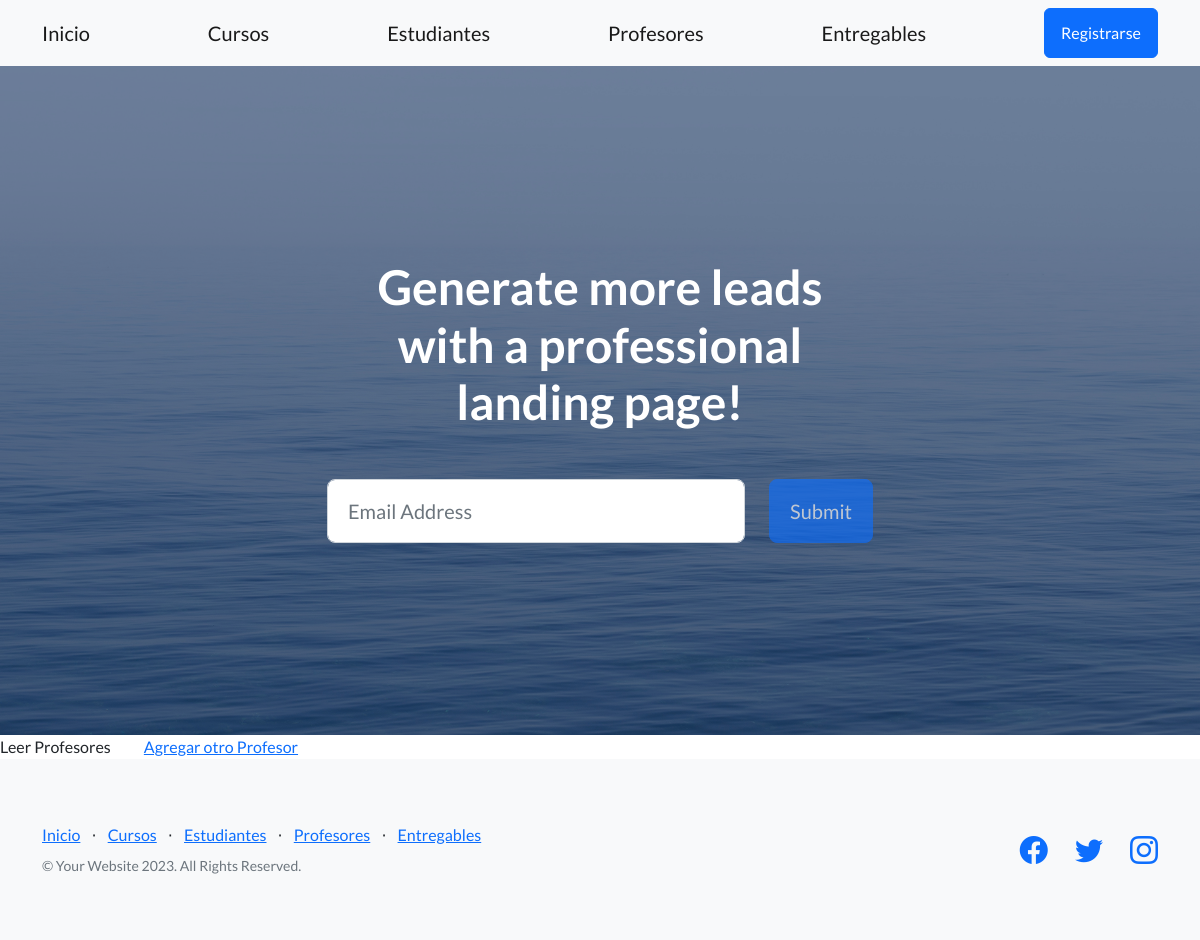
/appcoder/leerProfesores/, run on an earlier commit of the app's database.
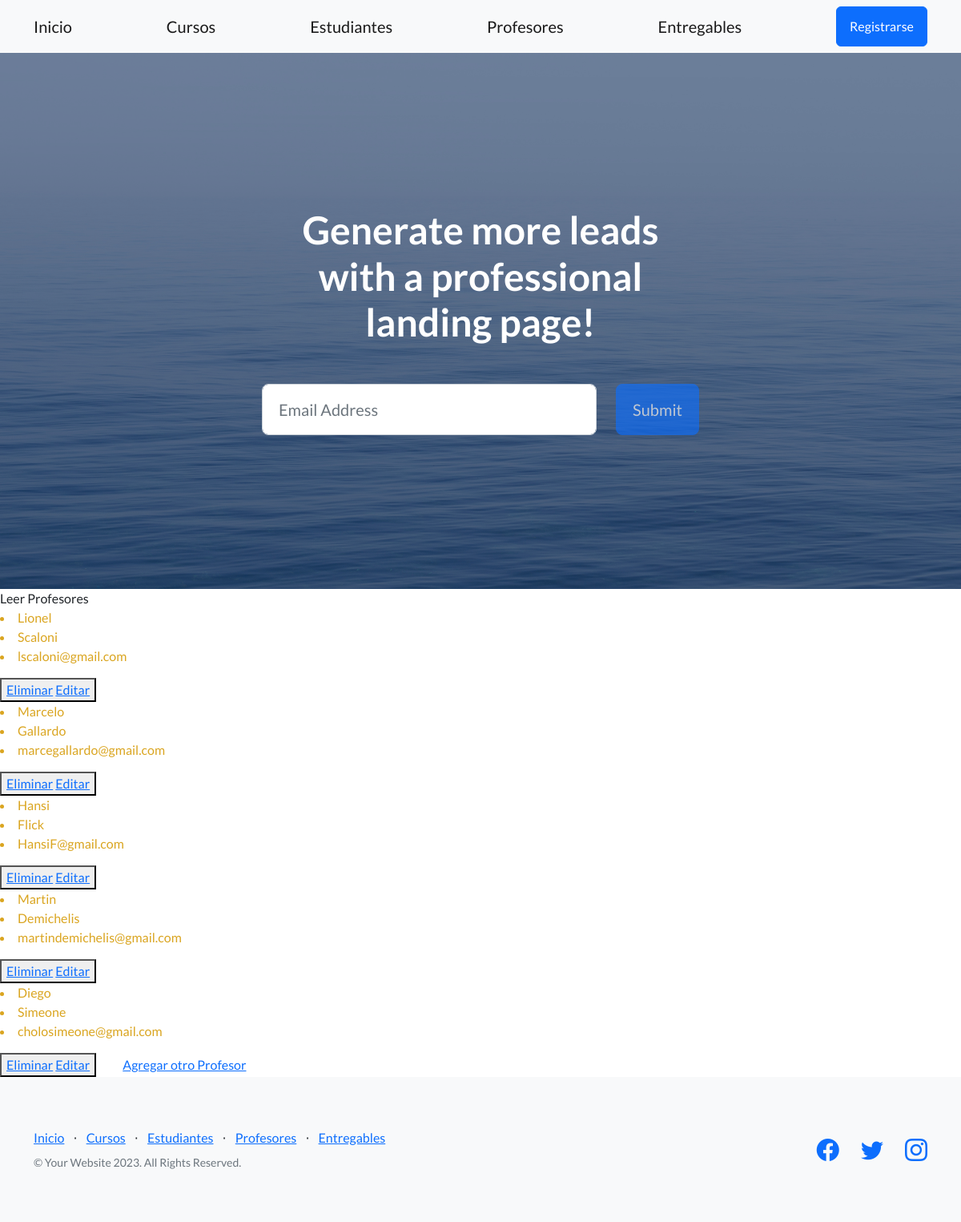
And on a later commit of the database.
### appcoder/models.py (models this page shows, shortened)
class Profesor(models.Model):
    nombre = models.CharField(max_length=30)
    apellido = models.CharField(max_length=30)
    email = models.EmailField()

### appcoder/views.py (the view)
# urls.py: path('leerProfesores/', leerProfesores , name="LeerProfesores"),
def leerProfesores(request):
    profesores = Profesor.objects.all() #Traemos todos los profesores
    contexto = {"profesores":profesores}
    return render(request,"appcoder/leerProfesores.html",contexto)

### appcoder/templates/appcoder/LeerProfesores.html
{% extends "appcoder/padre.html" %}
{% load static %}
{% block title %}Leer Profesores{% endblock title %}
{% block contenidoMain %}
    {% for p in profesores %}
            <li style="color: goldenrod;">{{p.nombre}}</li>
            <li style="color: goldenrod;">{{p.apellido}}</li>
            <li style="color: goldenrod;margin-bottom: 15px;">{{p.email}}</li>
            <button>
                <a href="{% url 'EliminarProfesor' p.nombre %}">Eliminar</a>
                <a href="{% url 'EditarProfesor' p.nombre %}">Editar</a>
            </button>
    {% endfor %}
    <a style="margin-top: 5px;margin-left: 30px;" href="{% url 'ProfesorFormulario' %}">Agregar otro Profesor</a>
{% endblock  %}

### appcoder/templates/appcoder/padre.html (shortened to what this page needs)
{% load static %}
<!DOCTYPE html>
<html lang="en">
    <head>
        <link href="https://cdn.jsdelivr.net/npm/bootstrap-icons@1.5.0/font/bootstrap-icons.css" rel="stylesheet" type="text/css" />
        <link href="{% static 'appcoder/css/styles.css' %}" rel="stylesheet" />
    </head>
    <body>
        <nav class="navbar navbar-light bg-light static-top">
            <div class="container">
                <a class="navbar-brand" href="{% url 'inicio' %}">Inicio</a>
                <a class="navbar-brand" href="{% url 'ListaCursos' %}">Cursos</a>
                <a class="navbar-brand" href="{% url 'estudiantes' %}">Estudiantes</a>
                <a class="navbar-brand" href="{% url 'profesores' %}">Profesores</a>
                <a class="navbar-brand" href="{% url 'entregables' %}">Entregables</a>
                <a class="btn btn-primary" href="#signup">Registrarse</a>
            </div>
        </nav>
        <header class="masthead">
            <div class="container position-relative">
                <div class="row justify-content-center">
                    <div class="col-xl-6">
                        <div class="text-center text-white">
                            <h1 class="mb-5">Generate more leads with a professional landing page!</h1>
                            <form class="form-subscribe" id="contactForm" data-sb-form-api-token="API_TOKEN">
                                <div class="row">
                                    <div class="col">
                                        <input class="form-control form-control-lg" id="emailAddress" type="email" placeholder="Email Address" data-sb-validations="required,email" />
                                    </div>
                                    <div class="col-auto"><button class="btn btn-primary btn-lg disabled" id="submitButton" type="submit">Submit</button></div>
                                </div>
                            </form>
                        </div>
                    </div>
                </div>
            </div>
        </header>
            {% block title %}
            {% endblock %}
            {% block contenidoMain %}
            {% endblock %}
        <footer class="footer bg-light">
            <div class="container">
                <div class="row">
                    <div class="col-lg-6 h-100 text-center text-lg-start my-auto">
                        <ul class="list-inline mb-2">
                            <li class="list-inline-item"><a href="{% url 'inicio' %}">Inicio</a></li>
                            <li class="list-inline-item">⋅</li>
                            <li class="list-inline-item"><a href="{% url 'cursos' %}">Cursos</a></li>
                            <li class="list-inline-item">⋅</li>
                            <li class="list-inline-item"><a href="{% url 'estudiantes' %}">Estudiantes</a></li>
                            <li class="list-inline-item">⋅</li>
                            <li class="list-inline-item"><a href="{% url 'profesores' %}">Profesores</a></li>
                            <li class="list-inline-item">⋅</li>
                            <li class="list-inline-item"><a href="{% url 'entregables' %}">Entregables</a></li>
                        </ul>
                        <p class="text-muted small mb-4 mb-lg-0">&copy; Your Website 2023. All Rights Reserved.</p>
                    </div>
                    <div class="col-lg-6 h-100 text-center text-lg-end my-auto">
                        <ul class="list-inline mb-0">
                            <li class="list-inline-item me-4">
                                <a href="#!"><i class="bi-facebook fs-3"></i></a>
                            </li>
                            <li class="list-inline-item me-4">
                                <a href="#!"><i class="bi-twitter fs-3"></i></a>
                            </li>
                            <li class="list-inline-item">
                                <a href="#!"><i class="bi-instagram fs-3"></i></a>
                            </li>
                        </ul>
                    </div>
                </div>
            </div>
        </footer>
    </body>
</html>

What changed in the data, as far as the page shows it:
added Profesor: nombre "Lionel", apellido "Scaloni", email "lscaloni@gmail.com"
added Profesor: nombre "Marcelo", apellido "Gallardo", email "marcegallardo@gmail.com"
added Profesor: nombre "Hansi", apellido "Flick", email "HansiF@gmail.com"
added Profesor: nombre "Martin", apellido "Demichelis", email "martindemichelis@gmail.com"
added Profesor: nombre "Diego", apellido "Simeone", email "cholosimeone@gmail.com"
